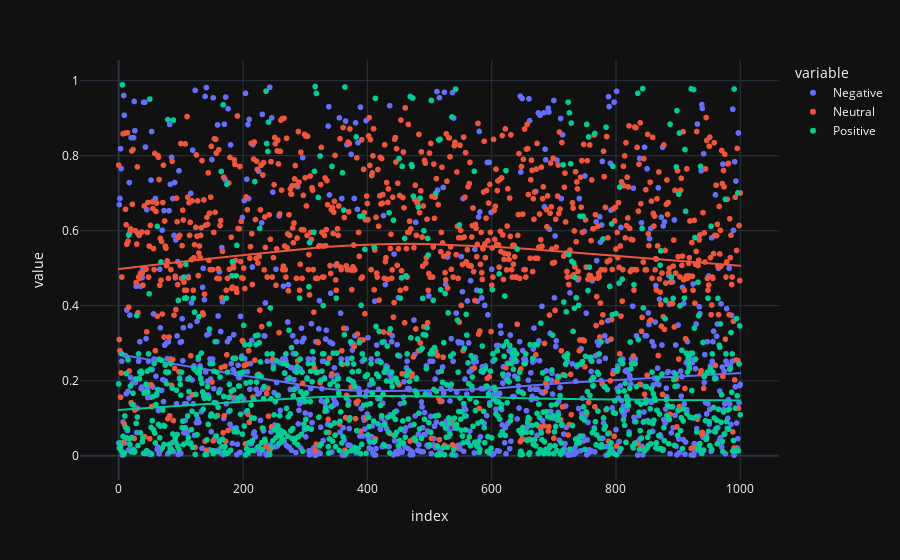

Notebook cell for this chart:
### Code cell
import plotly.express as px


fig = px.scatter(df, y=['Negative','Neutral','Positive'],template = "plotly_dark",trendline="lowess")
fig.show()

### Figure 1 — Plotly figure (JSON) as saved in the notebook; plotly's stock layout.template omitted (floating-point values rounded to 4 significant figures; data arrays with more than 128 entries replaced by an {"elided": "..."} marker saying what was removed)
{"data": [{"hovertemplate": "variable=Negative<br>index=%{x}<br>value=%{y}<extra></extra>", "legendgroup": "Negative", "marker": {"color": "#636efa", "symbol": "circle"}, "mode": "markers", "name": "Negative", "showlegend": true, "type": "scattergl", "x": {"elided": "1001 int values"}, "xaxis": "x", "y": {"elided": "1001 float values"}, "yaxis": "y"}, {"hovertemplate": "<b>LOWESS trendline</b><br><br>variable=Negative<br>index=%{x}<br>value=%{y} <b>(trend)</b><extra></extra>", "legendgroup": "Negative", "marker": {"color": "#636efa", "symbol": "circle"}, "mode": "lines", "name": "Negative", "showlegend": false, "type": "scattergl", "x": {"elided": "1001 int values"}, "xaxis": "x", "y": {"elided": "1001 float values"}, "yaxis": "y"}, {"hovertemplate": "variable=Neutral<br>index=%{x}<br>value=%{y}<extra></extra>", "legendgroup": "Neutral", "marker": {"color": "#EF553B", "symbol": "circle"}, "mode": "markers", "name": "Neutral", "showlegend": true, "type": "scattergl", "x": {"elided": "1001 int values"}, "xaxis": "x", "y": {"elided": "1001 float values"}, "yaxis": "y"}, {"hovertemplate": "<b>LOWESS trendline</b><br><br>variable=Neutral<br>index=%{x}<br>value=%{y} <b>(trend)</b><extra></extra>", "legendgroup": "Neutral", "marker": {"color": "#EF553B", "symbol": "circle"}, "mode": "lines", "name": "Neutral", "showlegend": false, "type": "scattergl", "x": {"elided": "1001 int values"}, "xaxis": "x", "y": {"elided": "1001 float values"}, "yaxis": "y"}, {"hovertemplate": "variable=Positive<br>index=%{x}<br>value=%{y}<extra></extra>", "legendgroup": "Positive", "marker": {"color": "#00cc96", "symbol": "circle"}, "mode": "markers", "name": "Positive", "showlegend": true, "type": "scattergl", "x": {"elided": "1001 int values"}, "xaxis": "x", "y": {"elided": "1001 float values"}, "yaxis": "y"}, {"hovertemplate": "<b>LOWESS trendline</b><br><br>variable=Positive<br>index=%{x}<br>value=%{y} <b>(trend)</b><extra></extra>", "legendgroup": "Positive", "marker": {"color": "#00cc96", "symbol": "circle"}, "mode": "lines", "name": "Positive", "showlegend": false, "type": "scattergl", "x": {"elided": "1001 int values"}, "xaxis": "x", "y": {"elided": "1001 float values"}, "yaxis": "y"}], "layout": {"legend": {"title": {"text": "variable"}, "tracegroupgap": 0}, "margin": {"t": 60}, "xaxis": {"anchor": "y", "domain": [0, 1], "title": {"text": "index"}}, "yaxis": {"anchor": "x", "domain": [0, 1], "title": {"text": "value"}}}}
